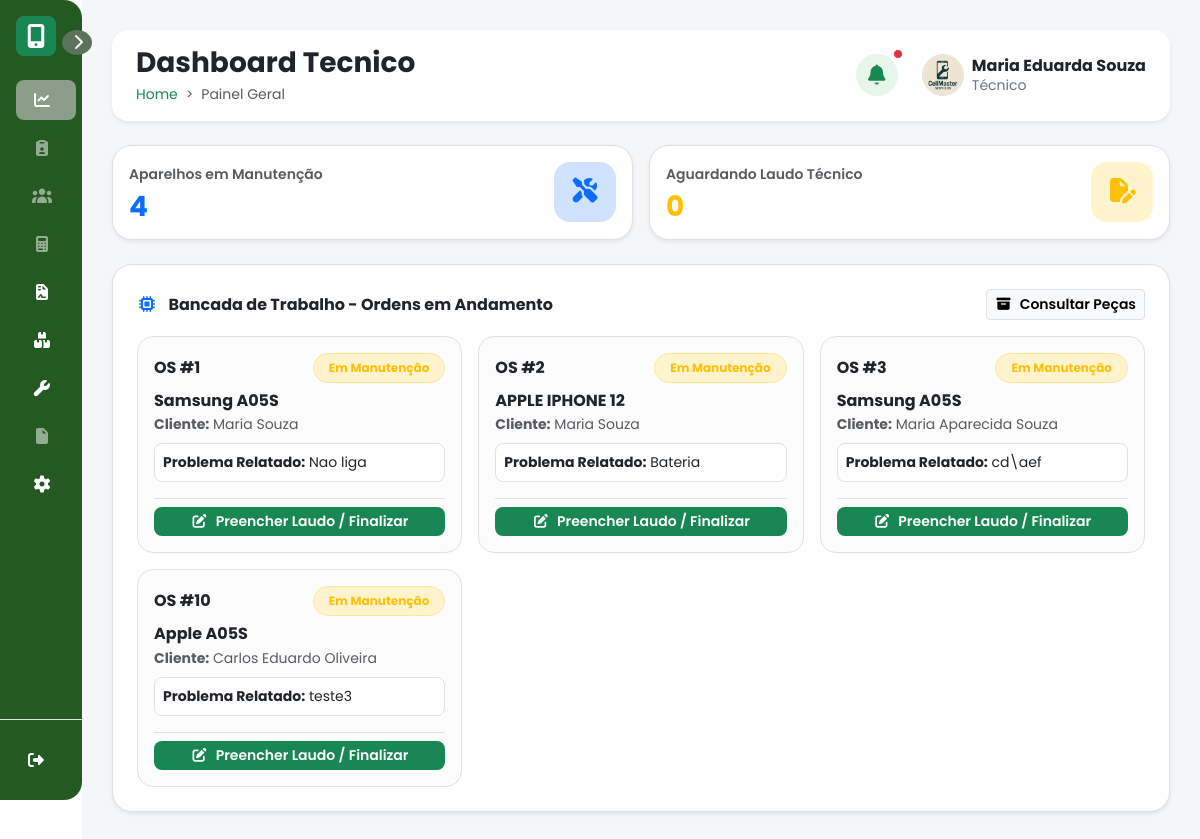
Screenshot of /dashboard.php (signed in) with the database file from the repository.
### tables this page shows
CREATE TABLE `ordem_servico` (
  `idos` int(11) NOT NULL,
  `numero_os` varchar(20) DEFAULT NULL COMMENT 'Número de controle ou código visível da OS para o cliente.',
  `orcamento_idorcamento` int(11) NOT NULL COMMENT 'Chave estrangeira vinculando a OS ao orçamento de origem (se houver).',
  `cliente_idcliente` int(11) DEFAULT NULL COMMENT 'Chave estrangeira que identifica o cliente dono do equipamento/serviço.',
  `funcionario_idfuncionario` int(11) DEFAULT NULL COMMENT 'Chave estrangeira do funcionário responsável pelo atendimento ou abertura.',
  `data_abertura` date DEFAULT NULL COMMENT 'Data e hora em que a Ordem de Serviço foi aberta.',
  `data_fechamento` date DEFAULT NULL COMMENT 'Data e hora em que a Ordem de Serviço foi concluída/fechada.',
  `garantia_dias` int(11) DEFAULT 90 COMMENT 'Prazo de garantia do serviço prestado (em dias). Padrão: 90 dias.',
  `status_os` varchar(20) DEFAULT 'Aberta' COMMENT 'Situação atual da OS (Ex: Aberta, Em Andamento, Concluída, Cancelada).',
  `defeito_informado` text DEFAULT NULL COMMENT 'Relato do cliente sobre o problema apresentado pelo equipamento.',
  `laudo_tecnico` varchar(255) DEFAULT NULL COMMENT 'Diagnóstico detalhado constatado pelo técnico responsável.',
  `descricao_servico` text DEFAULT NULL COMMENT 'Descrição detalhada dos procedimentos e reparos realizados.',
  `observacoes_os` varchar(255) DEFAULT NULL COMMENT 'Anotações extras ou avisos importantes referentes à OS.',
  `valor_pecas` decimal(10,2) DEFAULT 0.00 COMMENT 'Custo total das peças utilizadas no reparo.',
  `valor_mao_obra` decimal(10,2) DEFAULT 0.00 COMMENT 'Custo referente apenas à mão de obra do serviço.',
  `desconto` decimal(10,2) DEFAULT 0.00 COMMENT 'Valor total concedido de desconto aplicado na OS.',
  `valor_final` decimal(10,2) DEFAULT 0.00 COMMENT 'Valor final a ser pago (Peças + Mão de obra - Desconto).'
);

CREATE TABLE `orcamento` (
  `idorcamento` int(11) NOT NULL COMMENT 'Identificador único do orçamento. Chave primária da tabela.',
  `cliente_idcliente` int(11) DEFAULT NULL COMMENT 'Identificador do cliente associado ao orçamento. Chave estrangeira para a tabela cliente.',
  `funcionario_idfuncionario` int(11) DEFAULT NULL COMMENT 'Identificador do funcionário responsável pela elaboração do orçamento. Chave estrangeira para a tabela funcionario.',
  `defeito` varchar(100) DEFAULT NULL COMMENT 'Descrição do defeito informado pelo cliente no equipamento.',
  `observacoes` varchar(100) DEFAULT NULL COMMENT 'Observações adicionais sobre o orçamento ou o equipamento.',
  `marca` varchar(20) NOT NULL COMMENT 'Marca do equipamento que será avaliado ou reparado.',
  `modelo` varchar(20) NOT NULL COMMENT 'Modelo do equipamento.',
  `imei` int(11) NOT NULL COMMENT 'Número de identificação (IMEI) do aparelho, quando aplicável.',
  `aprovado` varchar(10) DEFAULT NULL COMMENT 'Indica se o orçamento foi aprovado pelo cliente (Sim ou Não).',
  `valor_total` float DEFAULT NULL COMMENT 'Valor total do orçamento, considerando peças e serviços.',
  `data_dia` date DEFAULT NULL COMMENT 'Data de emissão ou criação do orçamento.',
  `status` varchar(15) DEFAULT NULL COMMENT 'Situação atual do orçamento (Pendente, Aprovado, Reprovado, Em andamento ou Finalizado).'
);

CREATE TABLE `cliente` (
  `idcliente` int(11) NOT NULL COMMENT 'Identificador único do cliente. Chave primária da tabela.',
  `nome_clien` varchar(80) NOT NULL COMMENT 'Nome completo do cliente.',
  `endereco_clien` varchar(80) DEFAULT NULL COMMENT 'Endereço residencial ou comercial do cliente.',
  `cpf_clien` varchar(15) NOT NULL COMMENT 'Cadastro de Pessoa Física (CPF) do cliente.',
  `tel_clien` varchar(15) NOT NULL COMMENT 'Número de telefone para contato com o cliente.',
  `email_clien` varchar(85) NOT NULL COMMENT 'Endereço de e-mail do cliente.',
  `cargos_idcargos` int(11) NOT NULL DEFAULT 4 COMMENT 'Identificador do cargo vinculado ao cliente. Chave estrangeira para a tabela cargos.',
  `senha` varchar(255) NOT NULL COMMENT 'Senha criptografada (hash) utilizada para autenticação do cliente.',
  `data_cadastro` date NOT NULL COMMENT 'Data em que o cliente foi cadastrado no sistema.',
  `token_recuperacao` varchar(255) DEFAULT NULL,
  `token_expiracao` datetime DEFAULT NULL
);

### php/dash_tecnico.php (the view, shortened to what this page needs)
<?php
$sqlEmManutencao = "SELECT COUNT(*) as total FROM ordem_servico WHERE status_os = 'Em Andamento'";
$totalEmManutencao = $conn->query($sqlEmManutencao)->fetch_assoc()['total'] ?? 0;
$sqlSemLaudo = "SELECT COUNT(*) as total FROM ordem_servico WHERE (laudo_tecnico IS NULL OR laudo_tecnico = '') AND status_os = 'Em Andamento'";
$totalSemLaudo = $conn->query($sqlSemLaudo)->fetch_assoc()['total'] ?? 0;
$sqlManutencaoLista = "
    SELECT os.idos, os.laudo_tecnico, c.nome_clien, o.marca, o.modelo, o.defeito
    FROM ordem_servico os
    LEFT JOIN cliente c ON os.cliente_idcliente = c.idcliente
    LEFT JOIN orcamento o ON os.orcamento_idorcamento = o.idorcamento
    WHERE os.status_os = 'Em Andamento'
    ORDER BY os.idos ASC
    LIMIT 6
";
$resManutencao = $conn->query($sqlManutencaoLista);
?>
<div class="row g-3 mb-4">
    <div class="col-md-6">
        <div class="card bg-white shadow-sm border p-3 d-flex flex-row justify-content-between align-items-center rounded-3">
            <div>
                <small class="text-muted fw-semibold">Aparelhos em Manutenção</small>
                <h3 class="fw-bold text-primary m-0 mt-1"><?= $totalEmManutencao ?></h3>
            </div>
            <div class="bg-primary-subtle p-3 rounded-4 text-primary">
                <i class="fa-solid fa-screwdriver-wrench fs-4"></i>
            </div>
        </div>
    </div>
    <div class="col-md-6">
        <div class="card bg-white shadow-sm border p-3 d-flex flex-row justify-content-between align-items-center rounded-3">
            <div>
                <small class="text-muted fw-semibold">Aguardando Laudo Técnico</small>
                <h3 class="fw-bold text-warning m-0 mt-1"><?= $totalSemLaudo ?></h3>
            </div>
            <div class="bg-warning-subtle p-3 rounded-4 text-warning">
                <i class="fa-solid fa-file-pen fs-4"></i>
            </div>
        </div>
    </div>
</div>
<div class="card bg-white shadow-sm border p-4 rounded-3">
    <div class="d-flex justify-content-between align-items-center mb-3">
        <h6 class="fw-bold text-dark m-0">
            <i class="fa-solid fa-microchip me-2 text-primary"></i> Bancada de Trabalho - Ordens em Andamento
        </h6>
        <a href="estoque.php" class="btn btn-sm btn-light border fw-semibold">
            <i class="fa-solid fa-box-archive me-1"></i> Consultar Peças
        </a>
    </div>
    <div class="row g-3">
        <?php if ($resManutencao && $resManutencao->num_rows > 0): ?>
            <?php while ($item = $resManutencao->fetch_assoc()): ?>
                <div class="col-md-6 col-lg-4">
                    <div class="border rounded-4 p-3 bg-light-subtle h-100 d-flex flex-column justify-content-between">
                        <div>
                            <div class="d-flex justify-content-between align-items-center mb-2">
                                <span class="fw-bold text-dark">OS #<?= $item['idos'] ?></span>
                                <span class="badge bg-warning-subtle text-warning border border-warning-subtle">Em Manutenção</span>
                            </div>
                            <h6 class="fw-bold text-dark mb-1">
                                <?= htmlspecialchars(trim(($item['marca'] ?? '') . ' ' . ($item['modelo'] ?? ''))) ?>
                            </h6>
                            <p class="small text-muted mb-2">
                                <strong>Cliente:</strong> <?= htmlspecialchars($item['nome_clien'] ?? 'N/A') ?>
                            </p>
                            <div class="bg-white p-2 rounded-3 border small mb-2">
                                <strong>Problema Relatado:</strong> <?= htmlspecialchars($item['defeito'] ?? 'Não informado') ?>
                            </div>
                        </div>
                        <div class="pt-2 border-top mt-2">
                            <a href="ordens_servico.php" class="btn btn-sm btn-success w-100 rounded-3 fw-semibold">
                                <i class="fa-solid fa-pen-to-square me-1"></i> Preencher Laudo / Finalizar
                            </a>
                        </div>
                    </div>
                </div>
            <?php endwhile; ?>
        <?php endif; ?>
    </div>
</div>

### css/style.css (style rules this page uses)
* { font-family: 'Poppins', sans-serif; }
body { min-height: 100vh; overflow-x: hidden; }
.card { border-radius: 20px !important; }
.btn-success { background: #198754; border: none; }
.badge { padding: 8px 15px; border-radius: 20px; }

### rows the page displays
ordem_servico: idos "1", orcamento.marca+modelo "Samsung A05S", cliente.nome_clien "Maria Souza", orcamento.defeito "Nao liga"
ordem_servico: idos "2", orcamento.marca+modelo "APPLE IPHONE 12", cliente.nome_clien "Maria Souza", orcamento.defeito "Bateria"
ordem_servico: idos "3", orcamento.marca+modelo "Samsung A05S", cliente.nome_clien "Maria Aparecida Souza", orcamento.defeito "cd\\aef"
ordem_servico: idos "10", orcamento.marca+modelo "Apple A05S", cliente.nome_clien "Carlos Eduardo Oliveira", orcamento.defeito "teste3"

### other values shown
$tituloPagina "Dashboard Tecnico"
$breadcrumb "Painel Geral"
$_SESSION['nome_func'] "Maria Eduarda Souza"
$cargoExibicao "Técnico"
$totalEmManutencao "4"
$totalSemLaudo "0"
